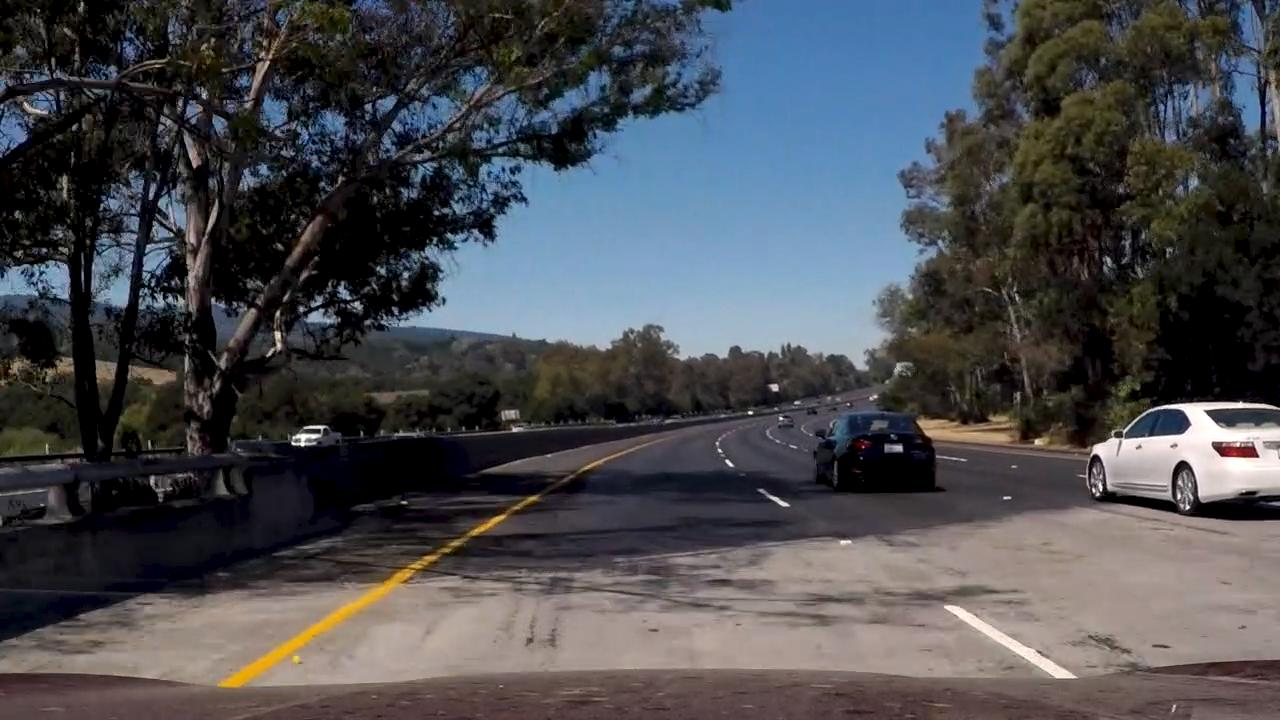
#> input picture test_images/additional_test0.jpg, 1280 x 720 px; its folder holds only this picture in this run
$ python -i PixGrad.py   (imports and definitions only)   (older library calls are emulated)
#> lines starting #> are read from the running program, lines starting #| are printed output that depends on the picture
"""
Get Gradient of pixel in image.
"""
import glob
import numpy as np
import cv2
import matplotlib.pyplot as plt
import matplotlib.image as mpmg
from abc import ABCMeta, abstractmethod

# common function
def get_sobel(img, orient='x', sobel_kernel=3):
#> called with orient = 'x', sobel_kernel = 3
    gray = cv2.cvtColor(img, cv2.COLOR_RGB2GRAY)
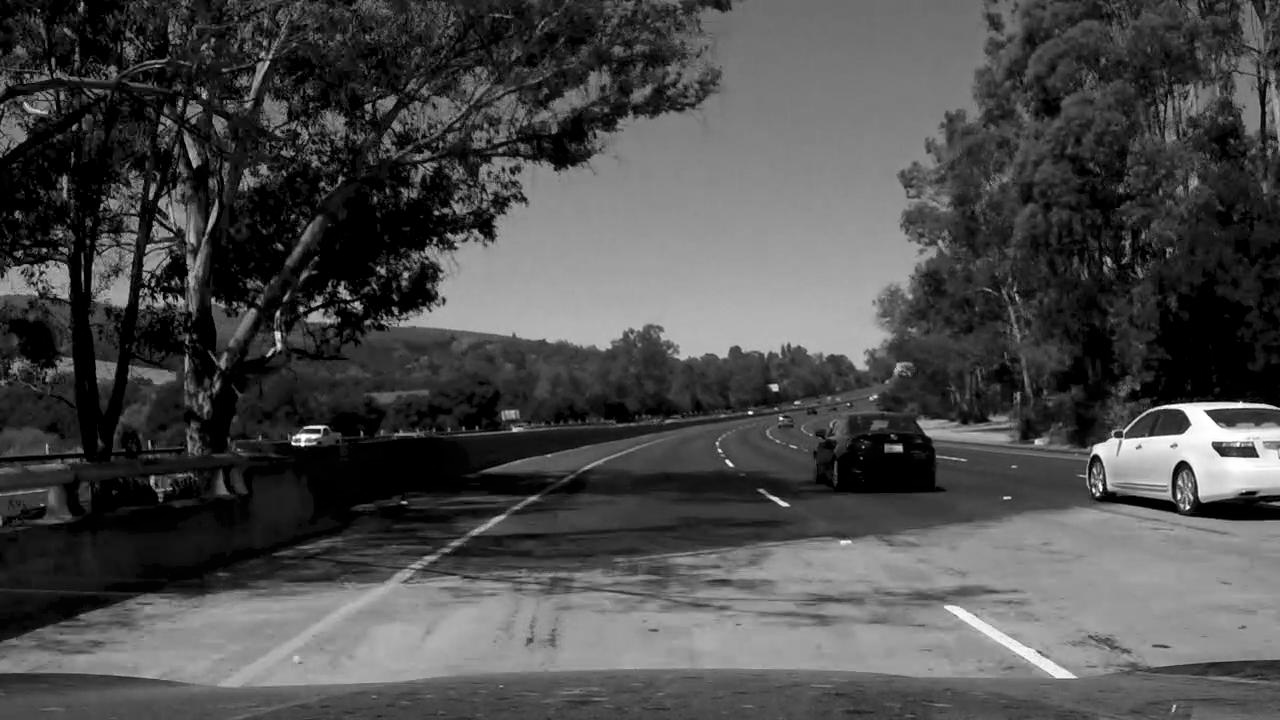
#> gray: shape (720, 1280); min 0, max 255, mean 76
    if orient == 'x':
        sobel = cv2.Sobel(gray, cv2.CV_64F, 1, 0, ksize=sobel_kernel)
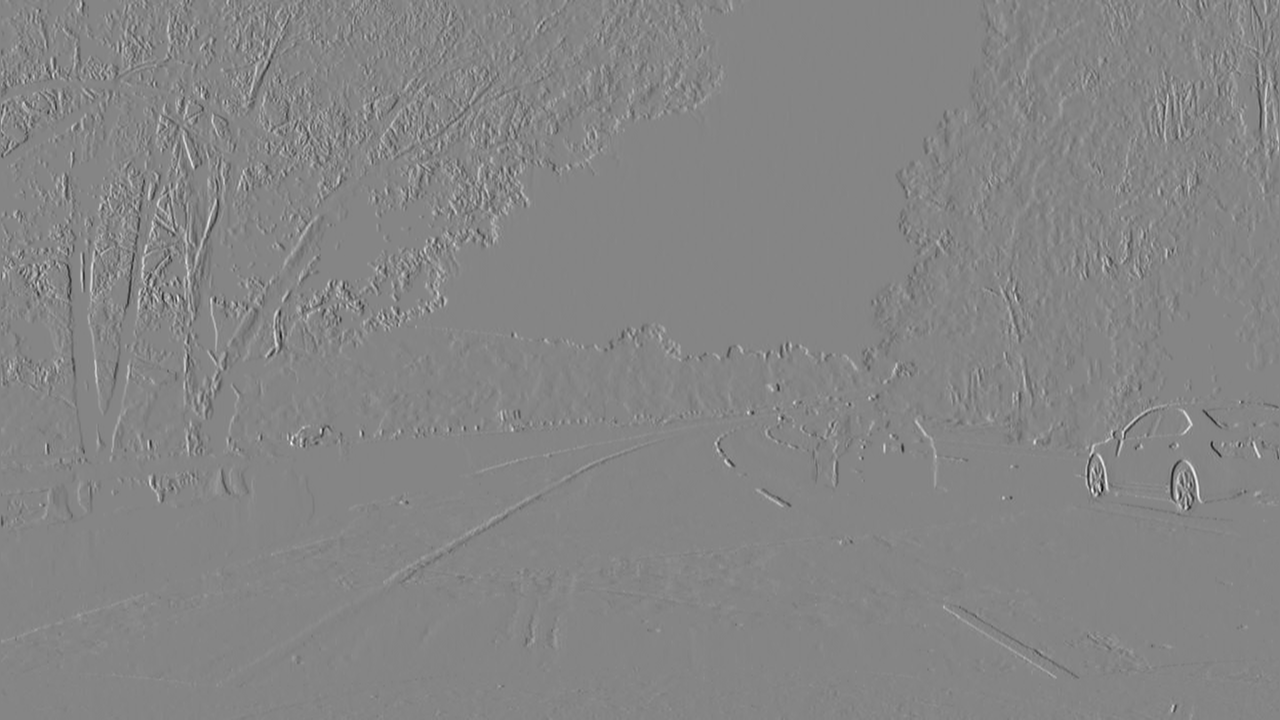
#> sobel: shape (720, 1280) float64; min -908, max 828, mean 0.2; drawn with min black and max white
    else:
        sobel = cv2.Sobel(gray, cv2.CV_64F, 0, 1, ksize=sobel_kernel)
    return sobel

class SobelBase(metaclass=ABCMeta):
    """
    Abstract class for Sobel, SobelGratitude, SobelDirection
    """
    def __init__(self, sobel_kernel=3):
        self._sobel_kernel = sobel_kernel

    @abstractmethod
    def _get_grad(self, img):
        pass

    def cmp_grad(self, img, thresh_min=0, thresh_max=1):
        grad = self._get_grad(img)
        binary_output = np.zeros_like(grad)
        binary_output[(grad >= thresh_min) & (grad <= thresh_max)] = 1
        return binary_output


class Sobel(SobelBase):
    def __init__(self, sobel_kernel=3, orient='x'):
        super(Sobel, self).__init__(sobel_kernel)
        self._orient = orient
    def _get_grad(self, img):
        sobel = get_sobel(img, self._orient, self._sobel_kernel)
        abs_sobel = np.absolute(sobel)
        scaled_sobel = np.uint8(255*abs_sobel/np.max(abs_sobel))
        return scaled_sobel
    # def cmp_grad is prepared.

class SobelGratitude(SobelBase):
    def __init__(self, sobel_kernel=3):
        super(SobelGratitude, self).__init__(sobel_kernel)

    def _get_grad(self, img):
        sobelx = get_sobel(img, 'x', self._sobel_kernel)
        sobely = get_sobel(img, 'y', self._sobel_kernel)
        power_sobelx = np.power(sobelx, 2)
        power_sobely = np.power(sobely, 2)
        abs_sobel = np.sqrt((power_sobelx + power_sobely))
        scaled_sobel = np.uint8(255*abs_sobel/np.max(abs_sobel))
        return scaled_sobel
    # def cmp_grad is prepared.

class SobelDirection(SobelBase):
    def __init__(self, sobel_kernel=3):
        super(SobelDirection, self).__init__(sobel_kernel)

    def _get_grad(self, img):
        sobelx = get_sobel(img, 'x', self._sobel_kernel)
        sobely = get_sobel(img, 'y', self._sobel_kernel)
        return np.arctan2(np.absolute(sobely), np.absolute(sobelx))

    # def cmp_grad is prepared.

# [2 lines not run here, left out]

>>> import cv2
>>> picture = cv2.cvtColor(cv2.imread('../test_images/additional_test0.jpg'), cv2.COLOR_BGR2RGB)
>>> result = get_sobel(picture)

$ run again, on test_images/additional_test1.png
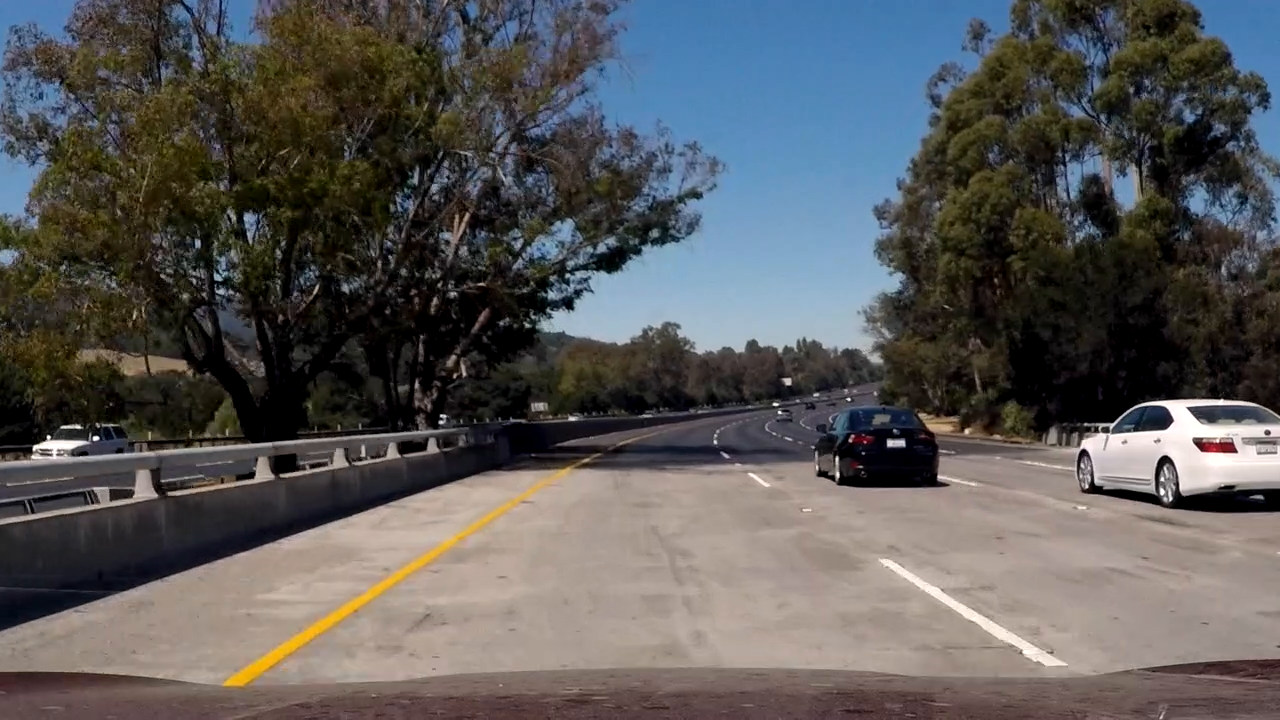
#> input picture test_images/additional_test1.png, 1280 x 720 px
#> in get_sobel, `gray = cv2.cvtColor(img, cv2.COLOR_RGB2GRAY)`:
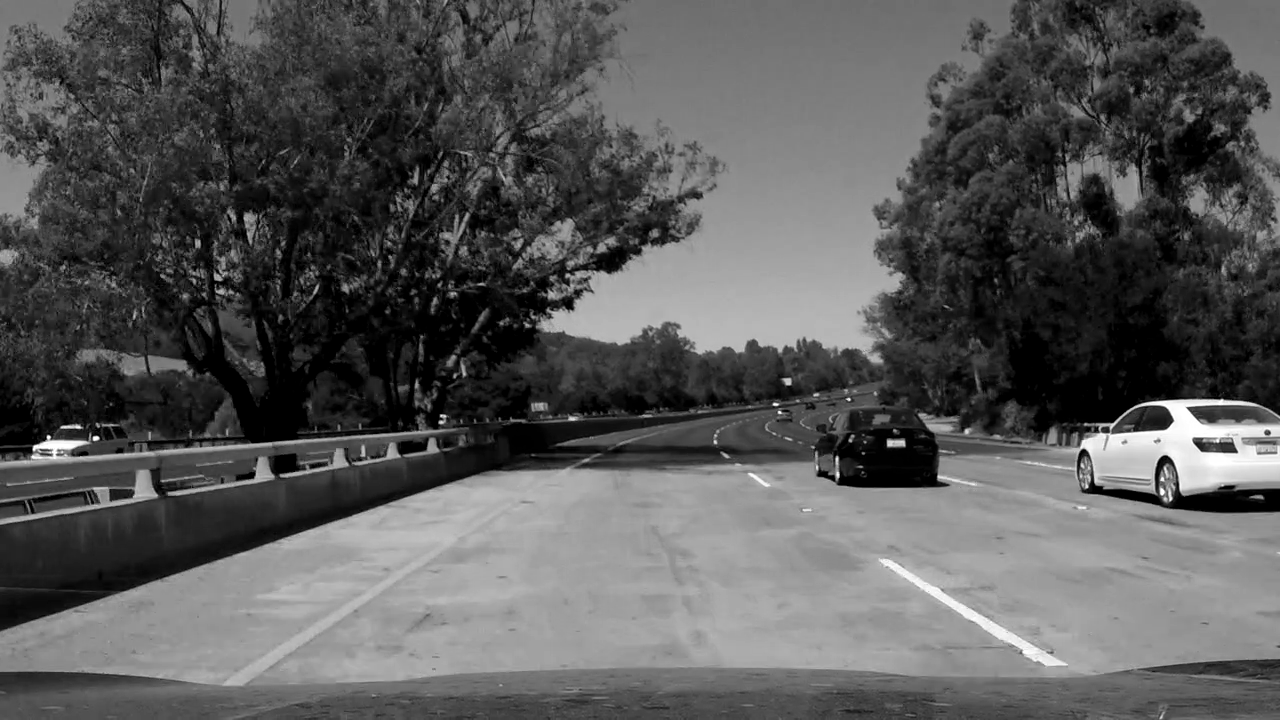
#> gray: shape (720, 1280); min 0, max 255, mean 88.7
#> in get_sobel, `sobel = cv2.Sobel(gray, cv2.CV_64F, 1, 0, ksize=sobel_kernel)`:
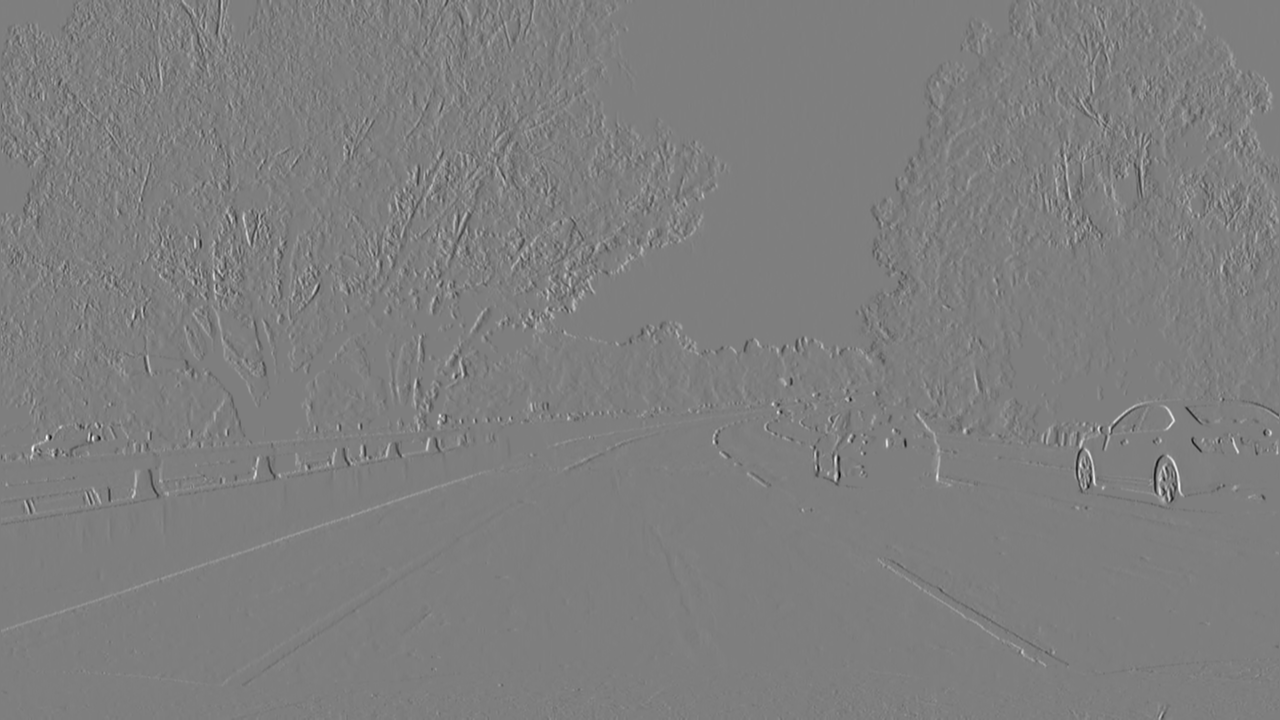
#> sobel: shape (720, 1280) float64; min -911, max 922, mean 0.2; drawn with min black and max white
